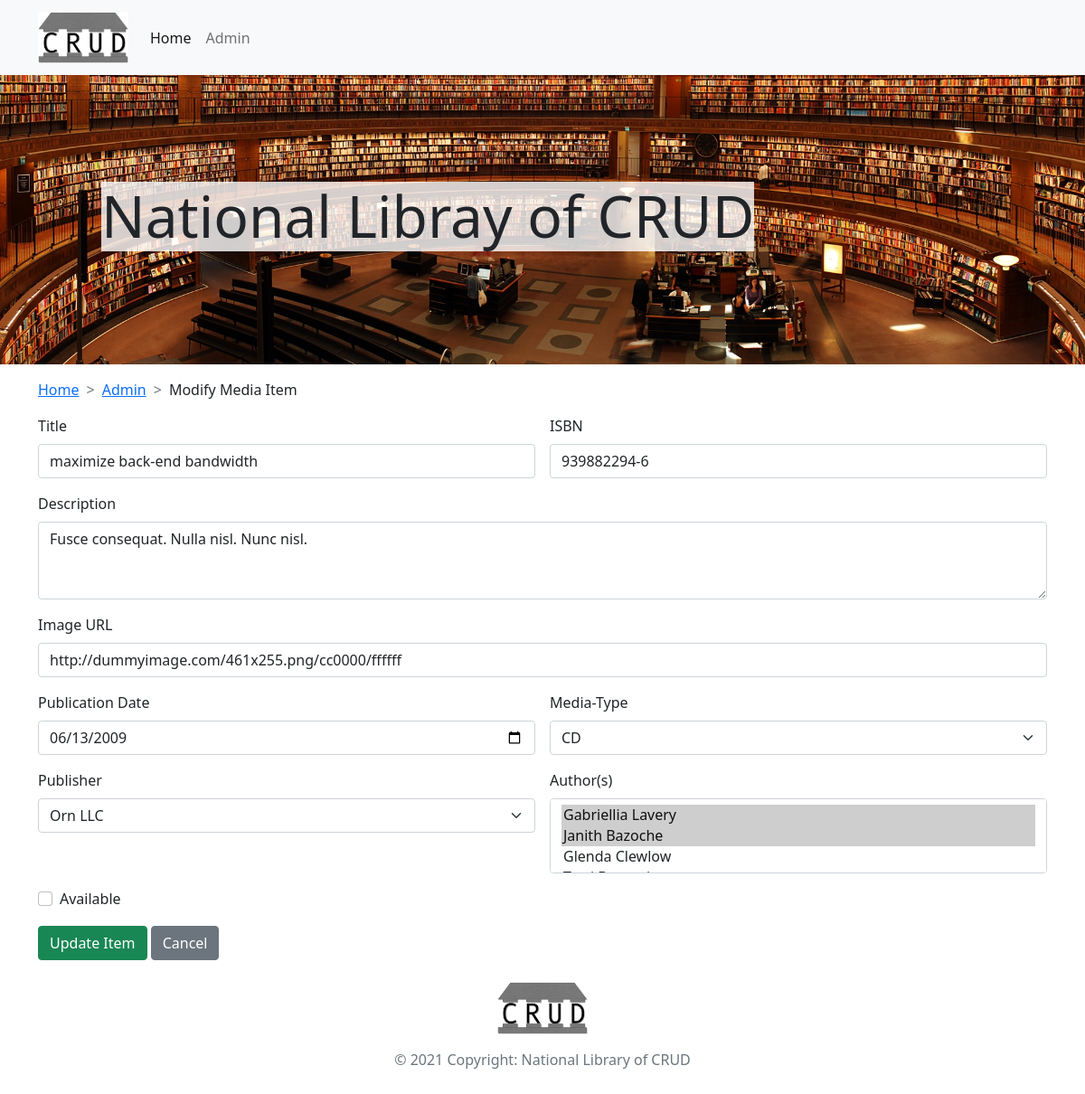
/modify.php?action=modify&mid=0000000001, run on an earlier commit of the app's database.
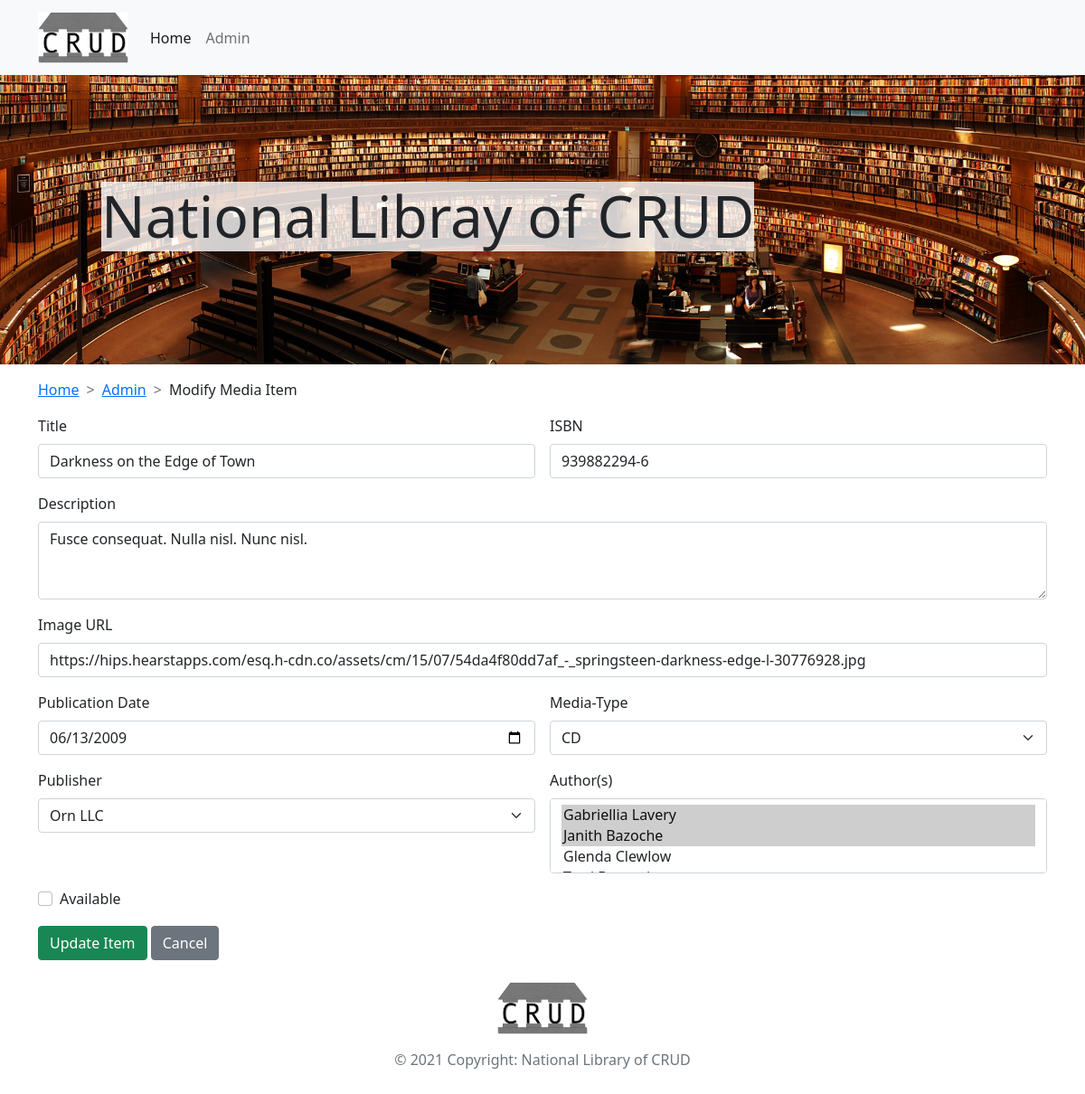
And on a later commit of the database.
### tables this page shows
CREATE TABLE `media` (
  `mid` int(10) UNSIGNED ZEROFILL NOT NULL,
  `title` varchar(50) NOT NULL,
  `image` varchar(2000) NOT NULL,
  `isbn` char(13) NOT NULL,
  `description` text NOT NULL,
  `pub_date` date NOT NULL,
  `isAvailable` tinyint(1) NOT NULL,
  `type` enum('book','cd','dvd','') NOT NULL,
  `pid` int(10) UNSIGNED ZEROFILL NOT NULL
);

### components/c_modify.php (the view, shortened to what the changed rows need)
<?php
    require_once 'actions/db_connect.php';
    if ($_GET["action"] == "modify" || $_GET["action"] == "delete") {
        $mid = $_GET["mid"];
        $sql = "SELECT * FROM media WHERE mid=$mid";
        $result = $mysqli->query($sql);
        $media = $result->fetch_all(MYSQLI_ASSOC)[0];
    }
    $disableText = $_GET["action"] == "delete" ? "disabled" : "";
?>
<form class="row g-3" method="post" action="action.php">
    <div class="col-md-6">
        <label for="inputTitle" class="form-label">Title</label>
        <input type="text" class="form-control" name="title" id="inputTitle" value="<?php echo $media['title'] ?? ''; ?>" required <?php echo $disableText; ?>>
    </div>
    <div class="col-md-6">
        <label for="inputIsbn" class="form-label">ISBN</label>
        <input type="text" class="form-control" name="isbn" id="inputIsbn" value="<?php echo $media['isbn'] ?? ''; ?>" required <?php echo $disableText; ?>>
    </div>
    <div class="col-12">
        <label for="inputDescription" class="form-label">Description</label>
        <textarea type="text" class="form-control" name="description" id="inputDescription" rows="3" required <?php echo $disableText; ?>><?php echo $media['description'] ?? ''; ?></textarea>
    </div>
    <div class="col-md-12">
        <label for="inputUrl" class="form-label">Image URL</label>
        <input type="url" class="form-control" name="image" id="inputUrl" value="<?php echo $media['image'] ?? ''; ?>" <?php echo $disableText; ?>>
    </div>
    <div class="col-md-6">
        <label for="inputPubDate" class="form-label">Publication Date</label>
        <input type="date" class="form-control" name="pub_date" id="inputPubDate" value="<?php echo $media['pub_date'] ?? ''; ?>" required <?php echo $disableText; ?>>
    </div>
    <div class="col-md-6">
        <label for="inputType" class="form-label">Media-Type</label>
        <select id="inputType" class="form-select" name="type" <?php echo $disableText; ?>>
            <option value="cd" <?php if (isset($media)) echo $media['type'] == 'cd' ? 'selected' : ''; ?>>CD</option>
        </select>
    </div>
    <div class="col-12">
        <div class="form-check">
            <label class="form-check-label" for="availCheck">Available</label>
            <input class="form-check-input" type="checkbox" name="isAvailable" value="true" id="availCheck" <?php if (isset($media)) echo $media['isAvailable'] ? "checked" : ""; ?> <?php echo $disableText; ?>>
        </div>
    </div>
</form>

What changed in the data, as far as the page shows it:
changed media "Fusce consequat. Nulla nisl. Nunc nisl.": title "maximize back-end bandwidth" → "Darkness on the Edge of Town"; image "http://dummyimage.com/461x255.png/cc0000/ffffff" → "https://hips.hearstapps.com/esq.h-cdn.co/assets/cm/15/07/54da4f80dd7af_-_springsteen-darkness-edge-l-30776928.jpg"
